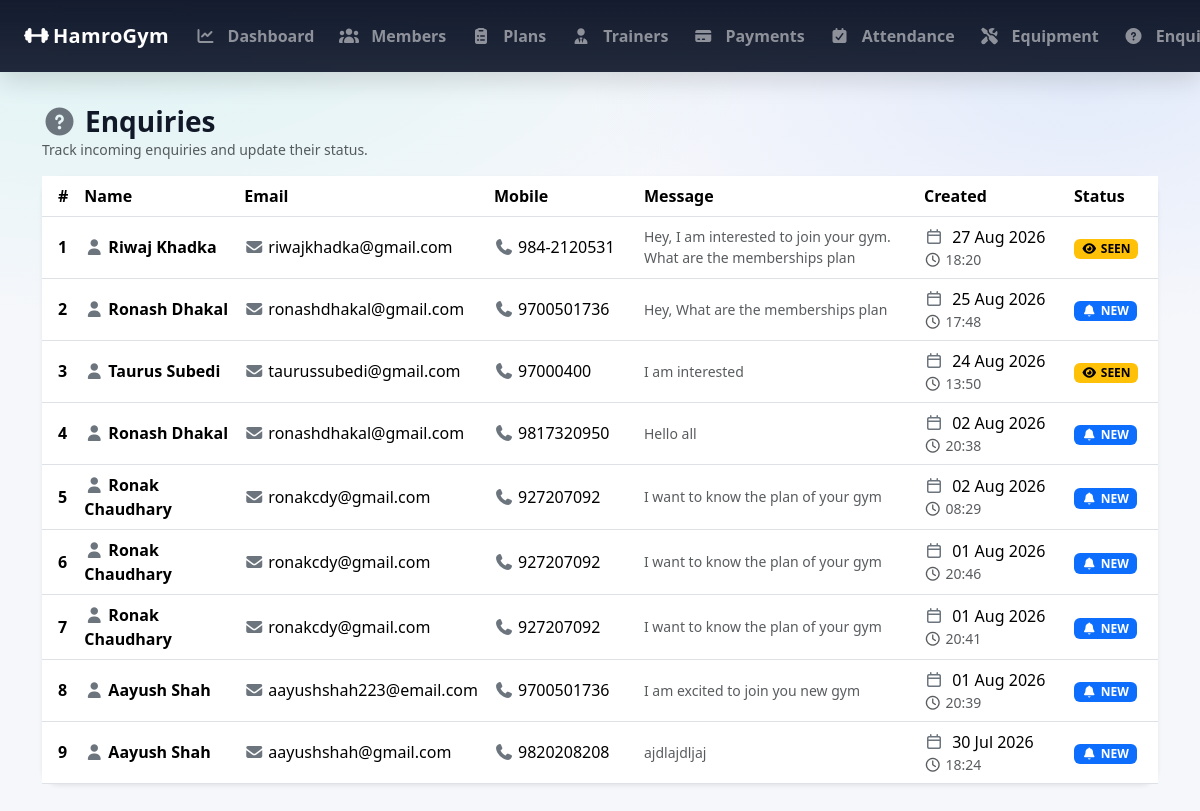
The page /admin_enquiries_list/ (signed in) on the database its author committed.
### GymApp/models.py (models this page shows, shortened)
class Enquiry(models.Model):
    ENQUIRY_STATUS_CHOICES = [
        ('NEW', 'New'),
        ('SEEN', 'Seen'),
        ('RESOLVED', 'Resolved')
    ]
    name = models.CharField(max_length=100)
    email = models.EmailField()
    mobile = models.CharField(max_length=15)
    message = models.TextField()
    created_at = models.DateTimeField(auto_now_add=True)
    status = models.CharField(max_length=20, choices=ENQUIRY_STATUS_CHOICES, default='NEW')

### GymApp/views.py (the view)
    def wrapper(request, *args, **kwargs):
        if not request.user.is_authenticated or getattr(request.user, 'role', None) != 'ADMIN':
            messages.error(request, 'You must be logged in as an admin to access this page.')
            return redirect('admin_login')  # Redirect to the admin login page
        return view_func(request, *args, **kwargs)

### GymApp/views.py (called while the page is built)
def admin_required(view_func):
    def wrapper(request, *args, **kwargs):
        if not request.user.is_authenticated or getattr(request.user, 'role', None) != 'ADMIN':
            messages.error(request, 'You must be logged in as an admin to access this page.')
            return redirect('admin_login')  # Redirect to the admin login page
        return view_func(request, *args, **kwargs)
    return wrapper

@admin_required
def admin_enquiries_list(request):
    enquiries = Enquiry.objects.all().order_by('-created_at')
    return render(request, 'admin_enquiries_list.html', {'enquiries': enquiries})

### GymApp/templates/admin_enquiries_list.html (shortened to what this page needs)
{% extends 'base.html' %}
{% block content %}
<div class="d-flex flex-wrap justify-content-between align-items-center gap-2 mb-3">
    <div>
        <h3 class="mb-0 fw-bold">
            <i class="fa-solid fa-circle-question me-2 text-secondary"></i>Enquiries
        </h3>
        <div class="text-muted small">Track incoming enquiries and update their status.</div>
    </div>
</div>
<div class="card border-0 shadow-sm" style="border-radius:18px;">
    <div class="card-body p-0">
        <div class="table-responsive">
            <table class="table table-hover align-middle mb-0">
                <thead style="background: rgba(15,23,42,.98); color:#fff;">
                <tr>
                    <th class="ps-3" style="width:60px;">#</th>
                    <th style="min-width:160px;">Name</th>
                    <th style="min-width:210px;">Email</th>
                    <th style="min-width:150px;">Mobile</th>
                    <th style="min-width:280px;">Message</th>
                    <th style="min-width:150px;">Created</th>
                    <th style="min-width:120px;">Status</th>
                </tr>
                </thead>
                <tbody>
                {% for q in enquiries %}
                    <tr>
                        <td class="ps-3 fw-semibold">{{ forloop.counter }}</td>
                        <td>
                            <div class="fw-semibold">
                                <i class="fa-solid fa-user me-1 text-secondary"></i>{{ q.name }}
                            </div>
                        </td>
                        <td class="text-nowrap">
                            <i class="fa-solid fa-envelope me-1 text-secondary"></i>{{ q.email }}
                        </td>
                        <td class="text-nowrap">
                            {% if q.mobile %}
                                <i class="fa-solid fa-phone me-1 text-secondary"></i>{{ q.mobile }}
                            {% else %}
                                <span class="text-muted">-</span>
                            {% endif %}
                        </td>
                        <td>
                            <div class="small text-muted" style="max-width:320px; white-space:normal;">
                                {{ q.message }}
                            </div>
                        </td>
                        <td class="text-nowrap">
                            <i class="fa-regular fa-calendar me-1 text-secondary"></i>
                            {{ q.created_at|date:"d M Y" }}
                            <div class="small text-muted">
                                <i class="fa-regular fa-clock me-1"></i>{{ q.created_at|date:"H:i" }}
                            </div>
                        </td>
                        <td class="text-nowrap">
                            {% if q.status == 'NEW' %}
                                <span class="badge text-bg-primary">
                                    <i class="fa-solid fa-bell me-1"></i>NEW
                                </span>
                            {% elif q.status == 'SEEN' %}
                                <span class="badge text-bg-warning">
                                    <i class="fa-solid fa-eye me-1"></i>SEEN
                                </span>
                            {% elif q.status == 'RESOLVED' %}
                                <span class="badge text-bg-success">
                                    <i class="fa-solid fa-circle-check me-1"></i>RESOLVED
                                </span>
                            {% else %}
                                <span class="badge text-bg-secondary">{{ q.status }}</span>
                            {% endif %}
                        </td>
                    </tr>
                {% endfor %}
                </tbody>
            </table>
        </div>
    </div>
</div>
{% endblock %}

### GymApp/templates/base.html (style rules this page uses)
:root { --brand: #00d1b2; --dark-2: #0f172a; --card: #ffffff; --muted: #6b7280; }
html { margin: 0; padding: 0; }
body { margin: 0 !important; padding: 0 !important; background: radial-gradient( 1200px 600px at 10% 0%, rgba(0, 209, 178, 0.1), transparent 55% ), radial-gradient( 900px 450px at 90% 10%, rgba(59, 130, 246, 0.1), transparent 55% ), #f6f7fb; color: #111827; }

### rows shown on the page
Enquiry: name "Riwaj Khadka", email "riwajkhadka@gmail.com", mobile "984-2120531", message "Hey, I am interested to join your gym. What are the memberships plan", created_at "27 Aug 2026", created_at "18:20", status "SEEN" (drawn)
Enquiry: name "Ronash Dhakal", email "ronashdhakal@gmail.com", mobile "9700501736", message "Hey, What are the memberships plan", created_at "25 Aug 2026", created_at "17:48", status "NEW" (drawn)
Enquiry: name "Taurus Subedi", email "taurussubedi@gmail.com", mobile "97000400", message "I am interested", created_at "24 Aug 2026", created_at "13:50", status "SEEN" (drawn)
Enquiry: name "Ronash Dhakal", email "ronashdhakal@gmail.com", mobile "9817320950", message "Hello all", created_at "02 Aug 2026", created_at "20:38", status "NEW" (drawn)
Enquiry: name "Ronak Chaudhary", email "ronakcdy@gmail.com", mobile "927207092", message "I want to know the plan of your gym", created_at "02 Aug 2026", created_at "08:29", status "NEW" (drawn)
Enquiry: name "Ronak Chaudhary", email "ronakcdy@gmail.com", mobile "927207092", message "I want to know the plan of your gym", created_at "01 Aug 2026", created_at "20:46", status "NEW" (drawn)
Enquiry: name "Ronak Chaudhary", email "ronakcdy@gmail.com", mobile "927207092", message "I want to know the plan of your gym", created_at "01 Aug 2026", created_at "20:41", status "NEW" (drawn)
Enquiry: name "Aayush Shah", email "aayushshah223@email.com", mobile "9700501736", message "I am excited to join you new gym", created_at "01 Aug 2026", created_at "20:39", status "NEW" (drawn)
Enquiry: name "Aayush Shah", email "aayushshah@gmail.com", mobile "9820208208", message "ajdlajdljaj", created_at "30 Jul 2026", created_at "18:24", status "NEW" (drawn)
